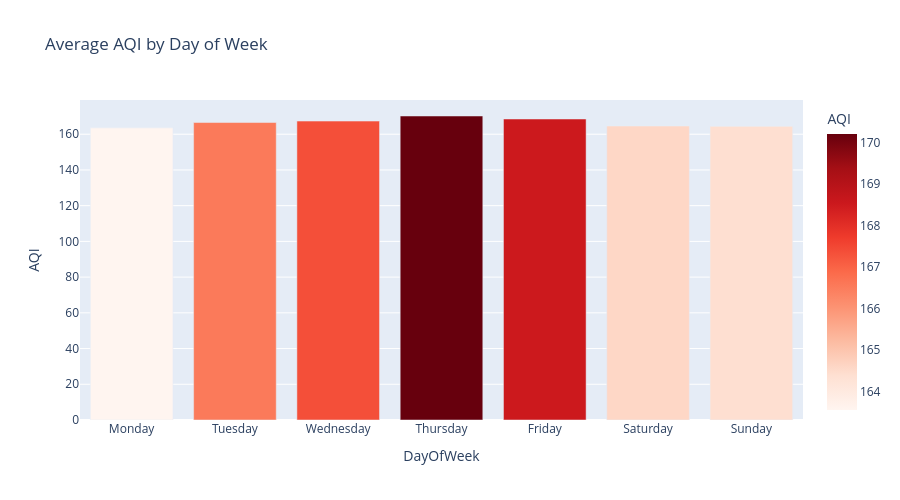

Here is the notebook cell this chart was saved with:
### Code cell
# Day of week analysis
day_order = ['Monday', 'Tuesday', 'Wednesday', 'Thursday', 'Friday', 'Saturday', 'Sunday']
dow_aqi = df.groupby('DayOfWeek')['AQI'].mean().reindex(day_order).reset_index()

fig = px.bar(dow_aqi, 
             x='DayOfWeek', 
             y='AQI',
             title='Average AQI by Day of Week',
             color='AQI',
             color_continuous_scale='Reds')

fig.update_layout(height=500, showlegend=False)
fig.show()

### Figure 1 — Plotly figure (JSON) as saved in the notebook; plotly's stock layout.template omitted (floating-point values rounded to 4 significant figures)
{"data": [{"hovertemplate": "DayOfWeek=%{x}<br>AQI=%{marker.color}<extra></extra>", "legendgroup": "", "marker": {"color": [163.6, 166.6, 167.4, 170.2, 168.5, 164.6, 164.4], "coloraxis": "coloraxis", "pattern": {"shape": ""}}, "name": "", "orientation": "v", "showlegend": false, "textposition": "auto", "type": "bar", "x": ["Monday", "Tuesday", "Wednesday", "Thursday", "Friday", "Saturday", "Sunday"], "xaxis": "x", "y": [163.6, 166.6, 167.4, 170.2, 168.5, 164.6, 164.4], "yaxis": "y"}], "layout": {"barmode": "relative", "coloraxis": {"colorbar": {"title": {"text": "AQI"}}, "colorscale": [[0, "rgb(255,245,240)"], [0.125, "rgb(254,224,210)"], [0.25, "rgb(252,187,161)"], [0.375, "rgb(252,146,114)"], [0.5, "rgb(251,106,74)"], [0.625, "rgb(239,59,44)"], [0.75, "rgb(203,24,29)"], [0.875, "rgb(165,15,21)"], [1, "rgb(103,0,13)"]]}, "height": 500, "legend": {"tracegroupgap": 0}, "showlegend": false, "title": {"text": "Average AQI by Day of Week"}, "xaxis": {"anchor": "y", "domain": [0, 1], "title": {"text": "DayOfWeek"}}, "yaxis": {"anchor": "x", "domain": [0, 1], "title": {"text": "AQI"}}}}
